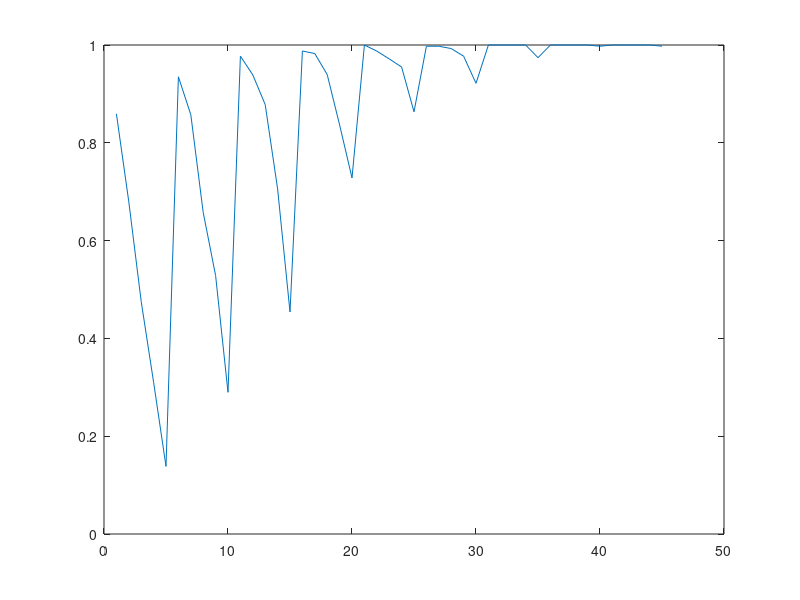

Here is the MATLAB script that generated this plot: (Note: this script raises an error after producing the figure.)
%% First Initialization
c = -1:0.5:1; % vector for criterion
signalMean = 0:0.5:4; % Vector for Mean of Signal Distribution
Var = 1; % Variance
nSimTrials = 500; %number of trials
MasterStruct = struct('signal', [], 'c', [], 'hitRates', [], 'missRates', [], 'faRates', [], 'crRates', []); %contains
%the criterion and dprimes of different tRounds (need to come up with
%better field names)
 outcomeContainer = zeros(nSimTrials,1);%contains outcomes for each number round of trials
counter = 0;

%% Nested Simulation loop
for  ndprimeRound = 1:length(signalMean) %for loop that will run different rounds of dprimes

    for nCriterionRound = 1:length(c) %loop that will run diffierent rounds of criterion
        counter = counter+1;

        %initialization for each Round

        signal = normrnd(0, Var,[1,nSimTrials]);
        pCatch = 0.2; % proportion of catch trials
        trialType = rand(1,nSimTrials); % uniform distribtion
        signalTrialIdx = trialType > pCatch; % Idx of where signal occurs
        signal(signalTrialIdx) = normrnd(signalMean(ndprimeRound), Var, [1, sum(signalTrialIdx)]);
        % Vector of the signal, the signal the animal sees whether or not there was
        % a stimulus
        for trialNum = 1:nSimTrials %for loop for going through each nSimtrial #


            %Outcome legend

            %Hit = 1
            %Miss = 2
            %FA = 3
            %CR = 4

            % Not a catch trial
            if signalTrialIdx(trialNum) == 1 %if stimulus present
                if signal(trialNum) > c(nCriterionRound) %If greater than the the criterion of this round
                    outcomeContainer(trialNum)  = 1; %Hit
                elseif signal(trialNum) <= c(nCriterionRound) %If less than/= to criterion of this round
                    outcomeContainer(trialNum)  = 2; %Miss
                end

                % Catch Trial
            elseif signalTrialIdx(trialNum) == 0
                if signal(trialNum) > c(nCriterionRound)
                    outcomeContainer(trialNum)  = 3; %FA
                elseif signal(trialNum) <= c(nCriterionRound)
                    outcomeContainer(trialNum)  = 4; %CR
                end
            end
            % Summary stats

            % Propotion hits (hit rate)
            num_hits = sum(outcomeContainer==1);
            denom_hits = sum(outcomeContainer==1) + ...
                sum(outcomeContainer==2);

            % Propotion miss (miss rate)
            num_miss = sum(outcomeContainer==2);
            denom_miss = sum(outcomeContainer==1) + ...
                sum(outcomeContainer==2);

            % Propotion FA (FA rate)
            num_fa = sum(outcomeContainer==3);
            denom_fa = sum(outcomeContainer==3) + ...
                sum(outcomeContainer==4);

            % Propotion CR (CR rate)
            num_cr = sum(outcomeContainer==4);
            denom_cr = sum(outcomeContainer==1) + ...
                sum(outcomeContainer==2);

            % compute outcomes rates
            hitRate = num_hits./denom_hits;
            missRate = num_miss./denom_miss;
            faRate = num_fa./denom_fa;
            crRate = num_cr./denom_cr;

            %Output Results
        MasterStruct(counter).hitRates = hitRate;
        MasterStruct(counter).missRates = missRate;
        MasterStruct(counter).faRates = faRate;
        MasterStruct(counter).crRates = crRate;
        end
        % Output Results
        %MasterStruct(end+1).dprime = outcomeContainer(nCriterionRound);

        MasterStruct(counter).c = c(nCriterionRound);
        MasterStruct(counter).signal = signalMean(ndprimeRound);
    end
     
end


%% Plots

% hitRate
figure;
plot([MasterStruct.hitRates]) 

%plot hit rate as function of both d' and c

%plot function
x1 =[MasterStruct.signal];
y1 =[MasterStruct.hitRates];
x2 = [MasterStruct.c];
y2 = [MasterStruct.hitRates];
t = tiledlayout(1,1); %Create a 1-by-1 tiled chart layout t
ax1 = axes(t);%Create an axes object ax1 by calling the axes function and 
%specifying t as the parent object
plot(ax1,x1,y1,'-r') %Plot x1 and y1 as a red line, and specify ax1 as the target axes
ax1.XColor = 'r'; %Change the color of the x-axis to match the plotted line
ax1.YColor = 'r';% Change the color of the y-axis to match the plotted line
ax1.XLabel.String = 'dprime';
ax1.XLabel.Color = 'k';
ax1.YLabel.String = 'Hit Rate';
ax1.YLabel.Color = 'k';
ax2 = axes(t);
plot(ax2,x2,y2,'-k')
ax2.XAxisLocation = 'top';%Move the x-axis to the top
ax2.YAxisLocation = 'right';%move the y-axis to the right
ax2.Color = 'none'; %Set the color of the axes object to 'none' so that the
%underlying plot is visible
ax2.XLabel.String = 'c';
ax1.Box = 'off';%turn off the plot boxes to prevent the box edges from obscuring the x-axes
ax2.Box = 'off';%turn off the plot boxes to prevent the box edges from obscuring the y-axes
ax1.FontSize(gca,13,"pixels");
% ax1.Title.String ='Hit Rate as Function of dprime and c';
% ax1.TitleHorizontalAlignment = 'left'


%heatmap of hit rate
tsignal =[MasterStruct.signal];
tHit =[MasterStruct.hitRates];
tC = [MasterStruct.c];
tbl = table(tsignal(:),tHit(:),tC(:));
tbl.Properties.VariableNames{1} = 'dprime';
tbl.Properties.VariableNames{2} = 'Hits';
tbl.Properties.VariableNames{3} = 'Criterion';
h = heatmap(tbl,'dprime','Criterion','ColorVariable','Hits','ColorMethod','none');
h.Title = 'Hit Rate as a Function of dprime and Criterion';

%missRate
figure;
plot([MasterStruct.missRates])

%misses as function of dprime and criterion
x1 =[MasterStruct.signal];
y1 =[MasterStruct.missRates];
x2 = [MasterStruct.c];
y2 = [MasterStruct.missRates];
t = tiledlayout(1,1); %Create a 1-by-1 tiled chart layout t
ax1 = axes(t);%Create an axes object ax1 by calling the axes function and 
%specifying t as the parent object
plot(ax1,x1,y1,'-r') %Plot x1 and y1 as a red line, and specify ax1 as the target axes
ax1.XColor = 'r'; %Change the color of the x-axis to match the plotted line
ax1.YColor = 'r';% Change the color of the y-axis to match the plotted line
ax1.XLabel.String = 'dprime';
ax1.XLabel.Color = 'r';
ax1.YLabel.String = 'Miss Rate';
ax1.YLabel.Color = 'r';
ax2 = axes(t);
plot(ax2,x2,y2,'-k')
ax2.XAxisLocation = 'top';%Move the x-axis to the top
ax2.YAxisLocation = 'right';%move the y-axis to the right
ax2.Color = 'none'; %Set the color of the axes object to 'none' so that the
%underlying plot is visible
ax2.XLabel.String = 'c';
ax1.Box = 'off';%turn off the plot boxes to prevent the box edges from obscuring the x-axes
ax2.Box = 'off';%turn off the plot boxes to prevent the box edges from obscuring the y-axes
ax1.FontSize(gca,13,"pixels");

%heatmap of fa rate
tsignal =[MasterStruct.signal];
tmiss =[MasterStruct.missRates];
tC = [MasterStruct.c];
tbl = table(tsignal(:),tmiss(:),tC(:));
tbl.Properties.VariableNames{1} = 'dprime';
tbl.Properties.VariableNames{2} = 'Misses';
tbl.Properties.VariableNames{3} = 'Criterion';
h = heatmap(tbl,'dprime','Criterion','ColorVariable','Misses','ColorMethod','none');
h.Title = 'Miss Rate as a Function of dprime and Criterion';

%faRate
figure;
plot([MasterStruct.faRates])

%fa as function of dprime and criterion
x1 =[MasterStruct.signal];
y1 =[MasterStruct.faRates];
x2 = [MasterStruct.c];
y2 = [MasterStruct.faRates];
t = tiledlayout(1,1); %Create a 1-by-1 tiled chart layout t
ax1 = axes(t);%Create an axes object ax1 by calling the axes function and 
%specifying t as the parent object
plot(ax1,x1,y1,'-r') %Plot x1 and y1 as a red line, and specify ax1 as the target axes
ax1.XColor = 'r'; %Change the color of the x-axis to match the plotted line
ax1.YColor = 'r';% Change the color of the y-axis to match the plotted line
ax1.XLabel.String = 'dprime';
ax1.XLabel.Color = 'r';
ax1.YLabel.String = 'False Alarm Rate';
ax1.YLabel.Color = 'r';
ax2 = axes(t);
plot(ax2,x2,y2,'-k')
ax2.XAxisLocation = 'top';%Move the x-axis to the top
ax2.YAxisLocation = 'right';%move the y-axis to the right
ax2.Color = 'none'; %Set the color of the axes object to 'none' so that the
%underlying plot is visible
ax2.XLabel.String = 'c';
ax1.Box = 'off';%turn off the plot boxes to prevent the box edges from obscuring the x-axes
ax2.Box = 'off';%turn off the plot boxes to prevent the box edges from obscuring the y-axes
ax1.FontSize(gca,13,"pixels");

%heatmap of miss rate
tsignal =[MasterStruct.signal];
tmiss =[MasterStruct.missRates];
tC = [MasterStruct.c];
tbl = table(tsignal(:),tmiss(:),tC(:));
tbl.Properties.VariableNames{1} = 'dprime';
tbl.Properties.VariableNames{2} = 'Misses';
tbl.Properties.VariableNames{3} = 'Criterion';
h = heatmap(tbl,'dprime','Criterion','ColorVariable','Misses','ColorMethod','none');
h.Title = 'Miss Rate as a Function of dprime and Criterion';


%heatmap of fa rate
tsignal =[MasterStruct.signal];
tfa =[MasterStruct.faRates];
tC = [MasterStruct.c];
tbl = table(tsignal(:),tfa(:),tC(:));
tbl.Properties.VariableNames{1} = 'dprime';
tbl.Properties.VariableNames{2} = 'False Alarm';
tbl.Properties.VariableNames{3} = 'Criterion';
h = heatmap(tbl,'dprime','Criterion','ColorVariable','False Alarm','ColorMethod','none');
h.Title = 'False Alarm Rate as a Function of dprime and Criterion';

%crRAte
figure;
plot([MasterStruct.crRates])

%heatmap of miss rate
tsignal =[MasterStruct.signal];
tmiss =[MasterStruct.missRates];
tC = [MasterStruct.c];
tbl = table(tsignal(:),tmiss(:),tC(:));
tbl.Properties.VariableNames{1} = 'dprime';
tbl.Properties.VariableNames{2} = 'Misses';
tbl.Properties.VariableNames{3} = 'Criterion';
h = heatmap(tbl,'dprime','Criterion','ColorVariable','Misses','ColorMethod','none');
h.Title = 'Miss Rate as a Function of dprime and Criterion';

%faRate
figure;
plot([MasterStruct.faRates])

%cr as function of dprime and criterion
x1 =[MasterStruct.signal];
y1 =[MasterStruct.crRates];
x2 = [MasterStruct.c];
y2 = [MasterStruct.crRates];
t = tiledlayout(1,1); %Create a 1-by-1 tiled chart layout t
ax1 = axes(t);%Create an axes object ax1 by calling the axes function and 
%specifying t as the parent object
plot(ax1,x1,y1,'-r') %Plot x1 and y1 as a red line, and specify ax1 as the target axes
ax1.XColor = 'r'; %Change the color of the x-axis to match the plotted line
ax1.YColor = 'r';% Change the color of the y-axis to match the plotted line
ax1.XLabel.String = 'dprime';
ax1.XLabel.Color = 'r';
ax1.YLabel.String = 'False Alarm Rate';
ax1.YLabel.Color = 'r';
ax2 = axes(t);
plot(ax2,x2,y2,'-k')
ax2.XAxisLocation = 'top';%Move the x-axis to the top
ax2.YAxisLocation = 'right';%move the y-axis to the right
ax2.Color = 'none'; %Set the color of the axes object to 'none' so that the
%underlying plot is visible
ax2.XLabel.String = 'c';
ax1.Box = 'off';%turn off the plot boxes to prevent the box edges from obscuring the x-axes
ax2.Box = 'off';%turn off the plot boxes to prevent the box edges from obscuring the y-axes
ax1.FontSize(gca,13,"pixels");


%heatmap of cr rate
tsignal =[MasterStruct.signal];
tcr =[MasterStruct.crRates];
tC = [MasterStruct.c];
tbl = table(tsignal(:),tcr(:),tC(:));
tbl.Properties.VariableNames{1} = 'dprime';
tbl.Properties.VariableNames{2} = 'Correct Rejection';
tbl.Properties.VariableNames{3} = 'Criterion';
h = heatmap(tbl,'dprime','Criterion','ColorVariable','Correct Rejection','ColorMethod','none');
h.Title = 'Correct Rejection Rate as a Function of dprime and Criterion';

%%
% We don't gain much after 500 trials per simulation

% Run sims with 500 trials

% sweep a range of d' and c
%range for d' = 0 : 4  for 0.5 interval
%range of criterion = -1 : 1 for 0.5 interval

% nested for loops (for d, for c)

% for each round of simulation
% Proportion of hits, miss, fa, cr

% Experiment with visualization
% One plot for each measure (hit plot, miss plot)
% one axes is d', one is going be c
% 3d plots, usually are heatmap

% Bar Graph
% with d' and c (2 rows on bottom of bar)
% could make one bar graph per outcome type (H, M, FA, CR)
% You could combine, and color code bars by outcome
% show each type together for each, d'; c


